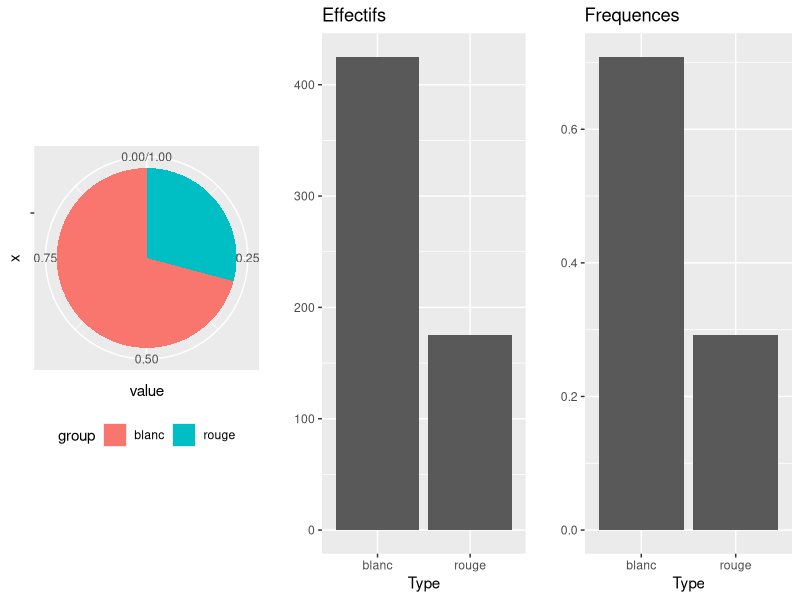
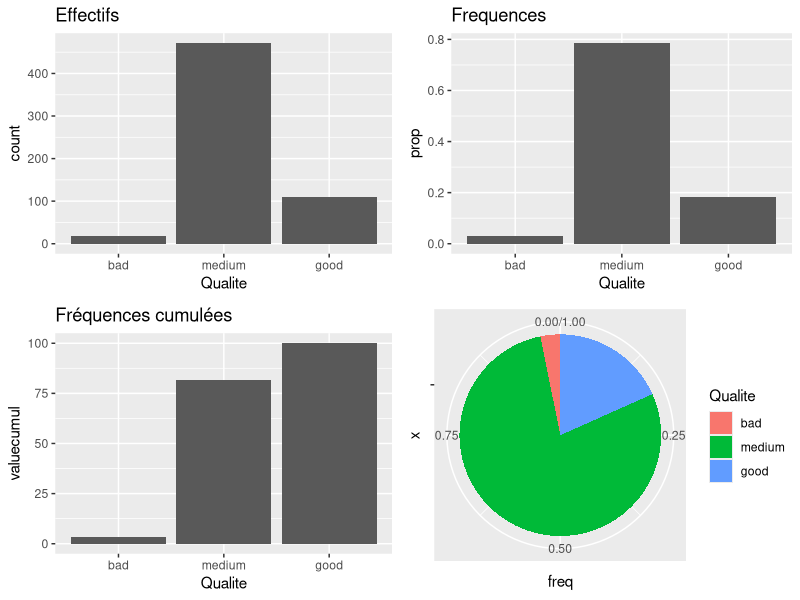
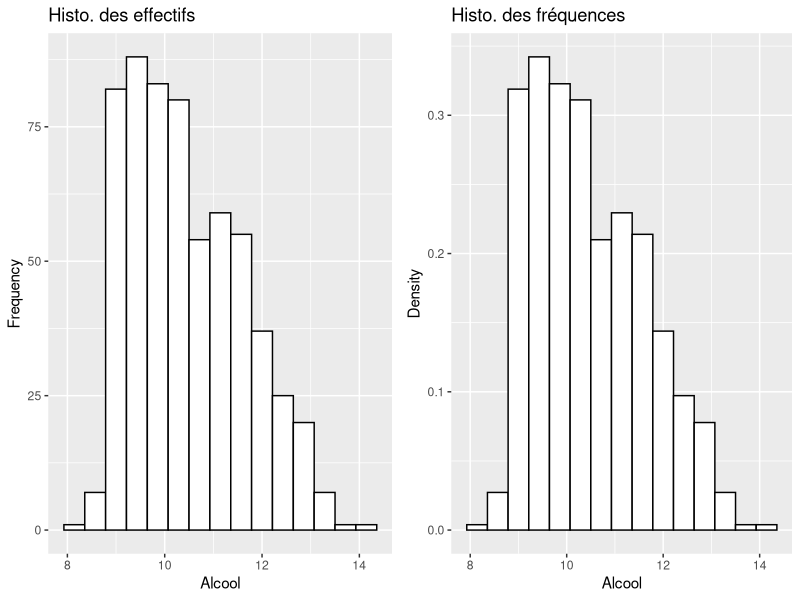
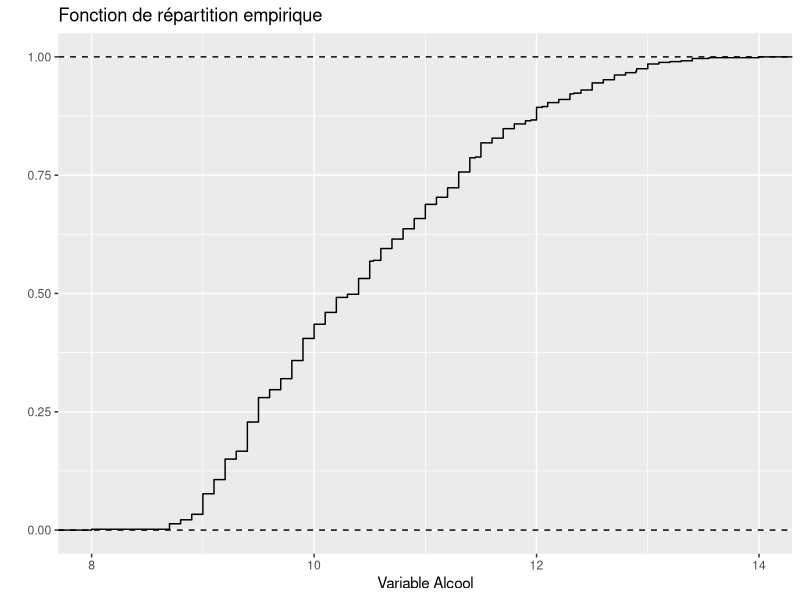
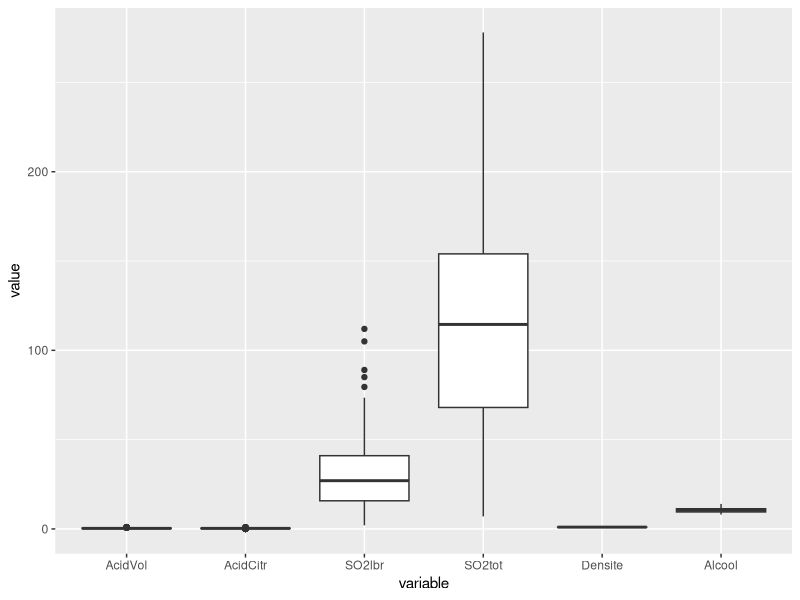
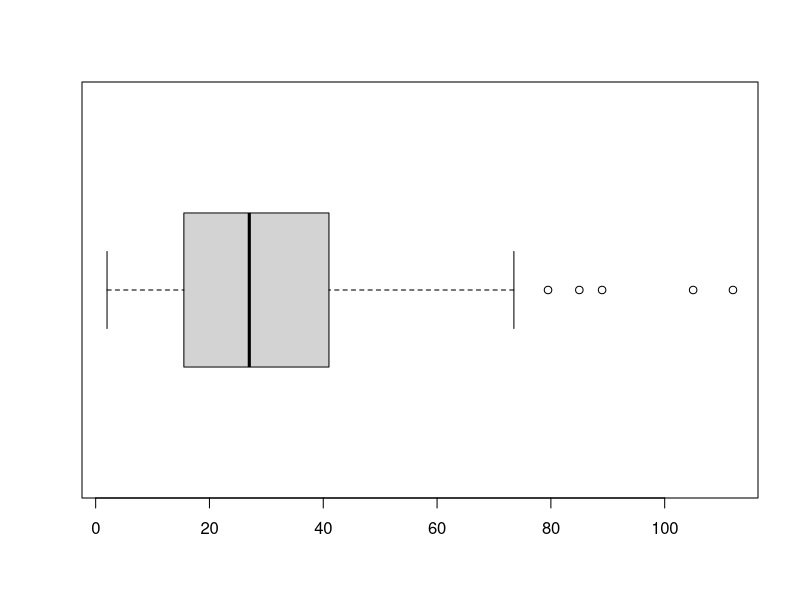
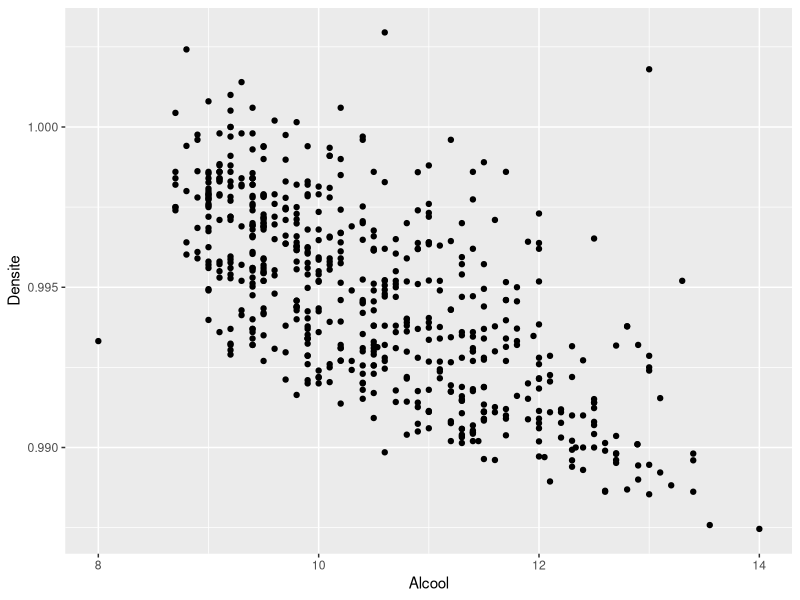
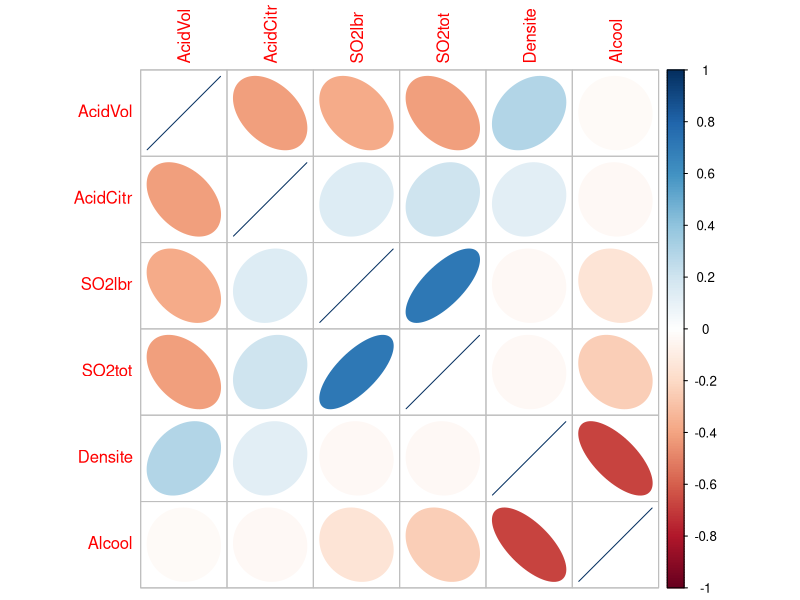

Generate these figures, in order, with R:
## ---- chunk 1
#| echo: false
#| error: false
#| warning: false
library(corrplot)
library(tidyverse)
library(gridExtra)
library(reshape2)
## ---- chunk 2
#| echo: True
Data = read.table("wine.txt",header=TRUE)
## ---- chunk 3
head(Data)
## ---- chunk 4
attributes(Data)
## ---- chunk 5
str(Data)
## ---- chunk 6
Data$Qualite=as.factor(Data$Qualite)
Data$Type=factor(Data$Type,labels=c("blanc","rouge"))
head(Data)
## ---- chunk 7
summary(Data)
## ---- chunk 8
levels(Data$Type)
## ---- chunk 9
summary(Data$Type)
EffType = as.vector(table(Data$Type))
EffType
## ---- chunk 10
#| echo: false
Freq = EffType/length(Data$Type)
knitr::kable(data.frame(modalite=levels(Data$Type),
            Eff=EffType,
            Freq=Freq), 
            caption = 'Description de la variable Type',
            booktabs = TRUE,
            digits=3)
## ---- chunk 11
#| echo: false
#| warning: false
g1<-ggplot(Data, aes(x=Type))+ 
  geom_bar()+ylab("")+
  ggtitle("Effectifs")
g2<-ggplot(Data, aes(x = Type)) +  
  geom_bar(aes(y = (..count..)/sum(..count..)))+
  ylab("")+ggtitle("Frequences")
quan <- as.vector(table(Data$Type))/nrow(Data)
df <- data.frame(group = levels(Data$Type),value = quan)
g3<-ggplot(df, aes(x="", y=value, fill=group))+
  geom_bar(width = 1, stat = "identity")+ 
  coord_polar("y", start=0)+ 
  theme(legend.position="bottom")
grid.arrange(g3,g1,g2,ncol=3)
## ---- chunk 12
#| echo: false
#| warning: false

Qualite_rec <- fct_relevel(Data$Qualite, "bad", "medium", "good")
df <- data.frame(Qualite = levels(Qualite_rec), 
                 value = table(Qualite_rec),
                 valuecumul = 100 * cumsum(prop.table(table(Qualite_rec))))
df$Qualite <- fct_relevel(df$Qualite, "bad", "medium", "good")
df <- df %>%
    mutate(freq = value.Freq/nrow(Data))
g1 <- ggplot(Data) + 
  geom_bar(aes(x = Qualite_rec)) + 
  ggtitle("Effectifs")+xlab("Qualite")
g2 <- ggplot(Data) + 
  geom_bar(aes(x = Qualite_rec, y = ..prop.., group = 1)) +     ggtitle("Frequences")+xlab("Qualite")
g3 <- ggplot(df, aes(x = Qualite, y = valuecumul)) + 
    geom_bar(stat = "identity") +
    ggtitle("Fréquences cumulées")
g4 <- ggplot(df, aes(x = "", y = freq, fill = Qualite)) + 
  geom_bar(width = 1, stat = "identity") +
  coord_polar("y", start = 0)
grid.arrange(g1, g2, g3, g4, ncol = 2)
## ---- chunk 13
mean(Data$Alcool)
## ---- chunk 14
var(Data$Alcool)
sd(Data$Alcool)
## ---- chunk 15
range(Data$Alcool)
min(Data$Alcool)
max(Data$Alcool)
## ---- chunk 16
diff(range(Data$Alcool))
## ---- chunk 17
median(Data$Alcool)
sort(Data$Alcool)[296:305]
## ---- chunk 18
quantile(Data$Alcool)
quantile(Data$Alcool,0.9)
## ---- chunk 19
q.Alc <- quantile(x = Data$Alcool, probs=c(.25,.75), names=FALSE)
diff(q.Alc)
## ---- chunk 20
L=q.Alc + diff(q.Alc) * c(-1.5,1.5) ; L
# valeur adjacente inférieure :
min(Data$Alcool[Data$Alcool>=L[1]])
# valeur adjacente supérieure :
max(Data$Alcool[Data$Alcool<=L[2]])
## ---- chunk 21
summary(Data$Alcool)
## ---- chunk 22
g1<-ggplot(Data,aes(x=Alcool))+
  geom_histogram(bins=15,color="black", fill="white")+
  ggtitle("Histo. des effectifs")+
  ylab("Frequency")+xlab("Alcool")
g2<-ggplot(Data,aes(x=Alcool))+
  geom_histogram(aes(y=..density..),bins=15,color="black", fill="white")+
  ggtitle("Histo. des fréquences")+
  ylab("Density")+xlab("Alcool")
grid.arrange(g1,g2,ncol=2)
## ---- chunk 23
ggplot(Data, aes(Alcool)) + 
  stat_ecdf(geom = "step")+xlab("Variable Alcool")+
  ylab("")+ggtitle("Fonction de répartition empirique")+
  geom_hline(yintercept=0, linetype="dashed")+geom_hline(yintercept=1, linetype="dashed")
## ---- chunk 24
#| warning: false
library(reshape2)
ggplot(melt(Data[,-c(1,2)]),aes(x=variable,y=value))+
  geom_boxplot()
## ---- chunk 25
B <- boxplot(Data$SO2lbr,horizontal=TRUE)
attributes(B)
## ---- chunk 26
B$stats
median(Data$SO2lbr)
q <- quantile(x = Data$SO2lbr, probs=c(.25,.75), names=FALSE)
q
L=q + diff(q) * c(-1.5,1.5) 
min(Data$SO2lbr[Data$SO2lbr>=L[1]])
max(Data$SO2lbr[Data$SO2lbr<=L[2]])
## ---- chunk 27
B$out

Data$SO2lbr[which(Data$SO2lbr<B$stats[1] | Data$SO2lbr>B$stats[5])]
## ---- chunk 28
ggplot(Data,aes(x=Alcool,y=Densite))+
  geom_point()
## ---- chunk 29
corrplot(cor(Data[,-c(1:2)]),method="ellipse")
## ---- chunk 30
#| warning: false
ggplot(Data,aes(x=Alcool,y=Densite))+
  geom_point()+
  geom_smooth(method=lm, se=FALSE)
## ---- chunk 31
g1<-ggplot(Data,aes(x=Qualite,y=Alcool))+
  geom_boxplot()
g2<-ggplot(Data,aes(x=Type,y=Alcool))+
  geom_boxplot()
grid.arrange(g1,g2,ncol=2)
## ---- chunk 32
table.cont = table(Data$Qualite,Data$Type)
table.cont
## ---- chunk 33
mosaicplot(table(Data$Qualite,Data$Type))
mosaicplot(table(Data$Type,Data$Qualite))
## ---- chunk 34
# A COMPLETER
## ---- chunk 35
# A COMPLETER
